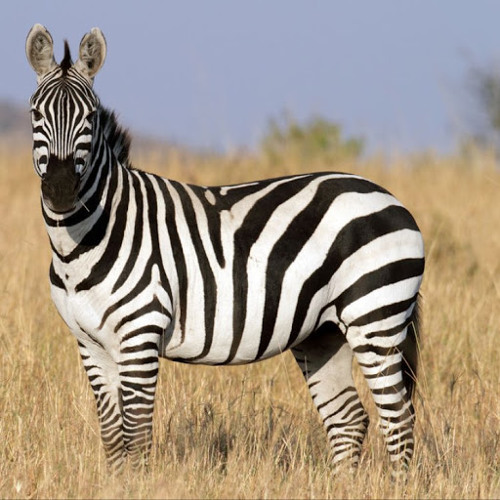
%> input picture examples/zebra_01.jpg, 500 x 500 px
$ octave --eval "edge_detection_demo;"   (GNU Octave 9; MATLAB toolbox functions it lacks are replaced by stand-ins)
%> lines starting %> are read from the running program, lines starting %| are printed output that depends on the picture; in (x1, y1, x2, y2) boxes, pixels count from 0 and x2, y2 are one past the last pixel; in counts of white or black regions, pixels touching at a corner belong together; the program's own positions count from 1
function edge_detection_demo()
% EDGE_DETECTION_DEMO Advanced edge detection algorithm demonstration
%
% This function demonstrates a multi-scale edge detection algorithm that
% combines Canny edge detection at different scales with morphological
% post-processing for robust edge detection in various image types.
%
% Features:
%   - Multi-scale Canny edge detection
%   - Automatic image format handling (RGB, grayscale, RGBA)
%   - Morphological noise reduction
%   - Comprehensive visualization and reporting
%   - Performance timing analysis
%
% Usage:
%   edge_detection_demo()
%
% Dependencies:
%   - MATLAB Image Processing Toolbox
%   - Test images in the current directory
%
% Author: [Your Name]
% Date: [Date]
% Version: 1.0

    % Display banner
    fprintf('=== Advanced Edge Detection Algorithm ===\n');
    fprintf('Multi-scale edge detection with morphological post-processing\n\n');

    % Test images (add your own image files here)
    test_images = {'zebra_01.jpg', 'woods.png'};

    % Process each test image
    for i = 1:length(test_images)
        if exist(test_images{i}, 'file')
            fprintf('Processing image %d: %s\n', i, test_images{i});
            process_image_edges(test_images{i});
        else
            fprintf('Image not found: %s (skipping)\n', test_images{i});
        end
    end

    fprintf('\nEdge detection processing complete.\n');
    fprintf('Results saved in individual output directories.\n');
end

function process_image_edges(image_path)
%> called with image_path = 'zebra_01.jpg'
% PROCESS_IMAGE_EDGES Process a single image with edge detection
%
% Inputs:
%   image_path - String path to the input image file
%
% Processing steps:
%   1. Load and format image
%   2. Apply multi-scale edge detection
%   3. Create visualization
%   4. Save results and generate report

    try
        % Load and prepare image
        I_raw = imread(image_path);
%> I_raw is the input picture: size 500x500x3 uint8; mean R, G, B 161, 148.4, 134.1
        I = im2double(I_raw);

        % Ensure RGB format for consistent processing
        I = ensure_rgb_format(I);
        [h, w, ~] = size(I);
%> h = 500; w = 500

        fprintf('  Image dimensions: %dx%d\n', h, w);
%|   Image dimensions: 500x500

        % Apply edge detection algorithm
        tic;
        edge_map = detect_refined_edges(I);
        processing_time = toc;

        fprintf('  Processing time: %.3f seconds\n', processing_time);

        % Create visualization
        create_edge_visualization(I, edge_map, image_path);

        % Save results
        save_edge_results(I, edge_map, image_path, processing_time);

        fprintf('  Results saved successfully\n\n');

    catch ME
        fprintf('  Error processing %s: %s\n', image_path, ME.message);
    end
end

function edge_map = detect_refined_edges(I)
% DETECT_REFINED_EDGES Main edge detection algorithm
%
% This function implements a multi-scale edge detection approach that
% combines Canny edge detection at multiple scales for robust edge
% detection across different image features.
%
% Algorithm steps:
%   1. Convert RGB to grayscale using luminance weights
%   2. Apply Canny edge detection at multiple scales (σ=1.0, 1.5)
%   3. Combine edge maps using logical OR
%   4. Apply morphological area opening to remove noise
%
% Inputs:
%   I - Input image (RGB double format)
%
% Outputs:
%   edge_map - Binary edge map (logical array)

    % Convert to grayscale for edge detection
    gray_img = safe_rgb2gray(I);
%> in safe_rgb2gray, `gray = 0.2989 * I(:,:,1) + 0.5870 * I(:,:,2) + 0.1140 * I(:,:,3);`:
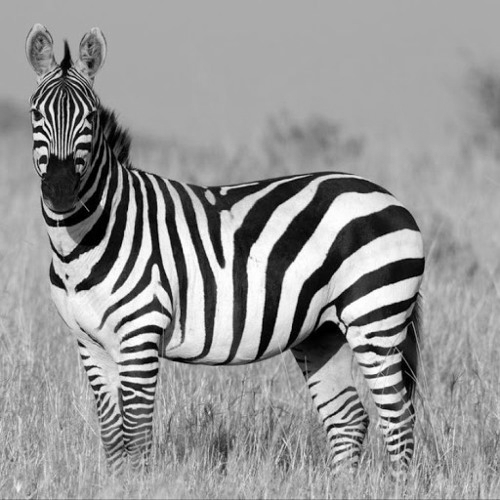
%> gray: size 500x500 double; min 0, max 1, mean 0.59

    % Multi-scale edge detection
    % Scale 1: Fine details (σ=1.0)
    edges1 = edge(gray_img, 'canny', [], 1.0);
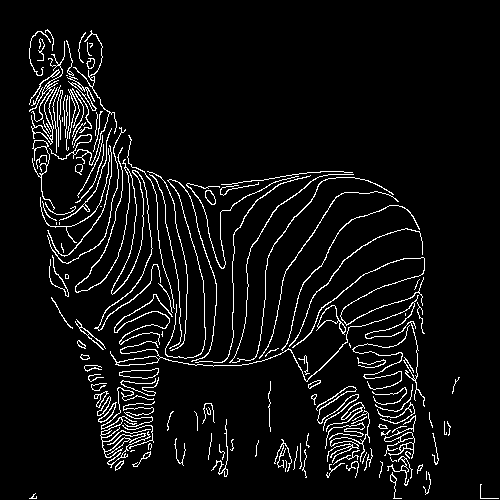
%> edges1: size 500x500 logical; 5.9% white in thin lines or dots, all inside (x1, y1, x2, y2) = (29, 29, 499, 499)

    % Scale 2: Broader features (σ=1.5)
    edges2 = edge(gray_img, 'canny', [], 1.5);
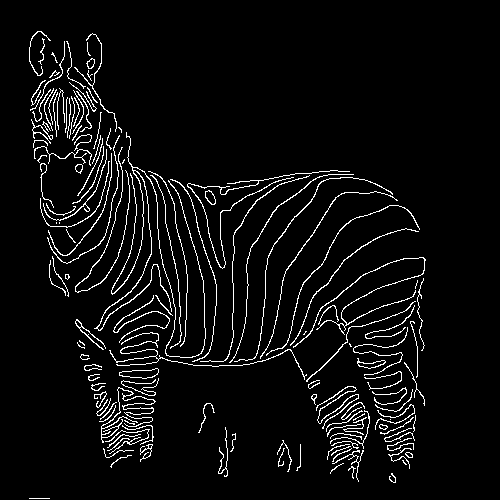
%> edges2: size 500x500 logical; 5.1% white in thin lines or dots, all inside (x1, y1, x2, y2) = (29, 31, 426, 499)

    % Combine edges from different scales
    edge_map = edges1 | edges2;
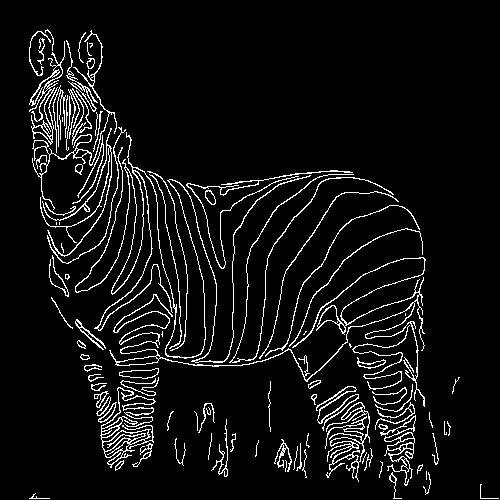
%> edge_map: size 500x500 logical; 6.6% white in thin lines or dots, all inside (x1, y1, x2, y2) = (29, 29, 499, 499)

    % Clean up edge map - remove small isolated edge fragments
    edge_map = bwareaopen(edge_map, 10);
end

function create_edge_visualization(I, edge_map, image_path)
% CREATE_EDGE_VISUALIZATION Create side-by-side visualization
%
% Creates a professional visualization showing the original image
% alongside the detected edge boundaries for comparison.

    [~, name, ~] = fileparts(image_path);

    % Create figure with appropriate size and layout
    figure('Name', sprintf('Edge Detection: %s', name), ...
           'Position', [100, 100, 1200, 500]);
    clf;

    % Original image (left panel)
    subplot(1, 2, 1);
    imshow(I);
    title('Original Image', 'FontSize', 16, 'FontWeight', 'bold');
    axis on;

    % Edge detection result (right panel)
    subplot(1, 2, 2);
    imshow(edge_map);
    title('Edge Boundaries', 'FontSize', 16, 'FontWeight', 'bold');
    axis on;

    % Add overall title
    sgtitle('Computer Vision: Edge Detection Analysis', ...
            'FontSize', 18, 'FontWeight', 'bold');

    % Force figure refresh
    drawnow;
end

function save_edge_results(I, edge_map, image_path, processing_time)
% SAVE_EDGE_RESULTS Save all results and generate report
%
% Saves the edge detection results, comparison images, and generates
% a comprehensive technical report of the processing.

    [~, name, ~] = fileparts(image_path);

    % Create output directory
    output_dir = sprintf('edge_results_%s', name);
    if ~exist(output_dir, 'dir')
        mkdir(output_dir);
    end

    % Save edge map
    imwrite(edge_map, fullfile(output_dir, 'edges.png'));

    % Save combined comparison image
    combined_image = create_combined_image(I, edge_map);
    imwrite(combined_image, fullfile(output_dir, 'comparison.png'));

    % Generate algorithm report
    create_algorithm_report(output_dir, image_path, processing_time);

    % Save current figure
    try
        saveas(gcf, fullfile(output_dir, 'visualization.png'));
    catch
        fprintf('  Warning: Could not save visualization figure\n');
    end
end

function combined_image = create_combined_image(original, edges)
% CREATE_COMBINED_IMAGE Create side-by-side combined image
%
% Creates a professional side-by-side comparison image suitable for
% portfolio presentation or technical documentation.

    [h, w, c] = size(original);
%> h = 500; w = 500; c = 3

    % Convert edge map to RGB for concatenation
    if size(edges, 3) == 1
        edges_rgb = cat(3, edges, edges, edges);
    else
        edges_rgb = edges;
    end

    % Create combined image with white separator
    separator_width = 2;
    combined_image = zeros(h, w*2 + separator_width, c);

    % Place original image
    combined_image(:, 1:w, :) = original;
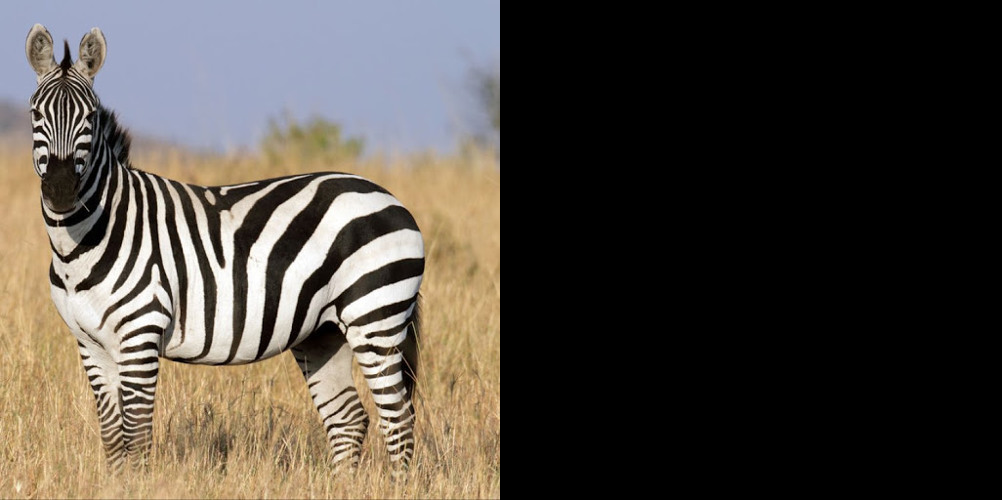
%> combined_image: size 500x1002x3 double; mean R, G, B 0.315, 0.29, 0.262

    % Add white separator
    combined_image(:, w+1:w+separator_width, :) = 1;

    % Place edge detection result
    combined_image(:, w+separator_width+1:end, :) = edges_rgb;
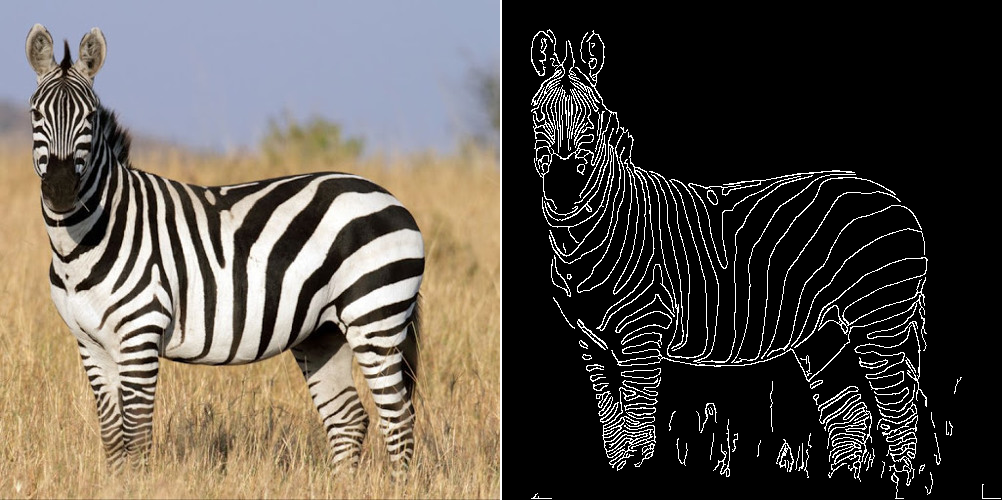
%> combined_image: size 500x1002x3 double; mean R, G, B 0.35, 0.325, 0.297
end

function create_algorithm_report(output_dir, image_path, processing_time)
% CREATE_ALGORITHM_REPORT Generate comprehensive technical report
%
% Creates a detailed technical report documenting the algorithm,
% parameters, and results for professional documentation.

    report_file = fullfile(output_dir, 'edge_detection_report.txt');
    fid = fopen(report_file, 'w');

    if fid == -1
        fprintf('  Warning: Could not create report file\n');
        return;
    end

    % Write comprehensive report
    fprintf(fid, 'Advanced Edge Detection Algorithm Report\n');
    fprintf(fid, '=======================================\n\n');
    fprintf(fid, 'Input Image: %s\n', image_path);
    fprintf(fid, 'Processing Date: %s\n', datestr(now));
    fprintf(fid, 'Processing Time: %.4f seconds\n\n', processing_time);

    fprintf(fid, 'Algorithm Description:\n');
    fprintf(fid, '---------------------\n');
    fprintf(fid, 'Multi-scale Canny edge detection with morphological post-processing\n\n');
    fprintf(fid, 'Processing Steps:\n');
    fprintf(fid, '1. RGB to grayscale conversion using standard luminance weights\n');
    fprintf(fid, '   Y = 0.2989*R + 0.5870*G + 0.1140*B\n');
    fprintf(fid, '2. Multi-scale Canny edge detection:\n');
    fprintf(fid, '   - Scale 1: σ = 1.0 (fine details)\n');
    fprintf(fid, '   - Scale 2: σ = 1.5 (broader features)\n');
    fprintf(fid, '3. Logical OR combination of edge maps\n');
    fprintf(fid, '4. Morphological area opening (minimum area: 10 pixels)\n\n');

    fprintf(fid, 'Technical Features:\n');
    fprintf(fid, '------------------\n');
    fprintf(fid, '- Multi-scale approach for robust edge detection\n');
    fprintf(fid, '- Handles various image formats (RGB, grayscale, RGBA)\n');
    fprintf(fid, '- Morphological post-processing for noise reduction\n');
    fprintf(fid, '- Preserves fine details while removing artifacts\n');
    fprintf(fid, '- Automatic threshold selection via Canny algorithm\n\n');

    fprintf(fid, 'Applications:\n');
    fprintf(fid, '------------\n');
    fprintf(fid, '- Object boundary detection and recognition\n');
    fprintf(fid, '- Image preprocessing for segmentation algorithms\n');
    fprintf(fid, '- Feature extraction for computer vision systems\n');
    fprintf(fid, '- Medical image analysis and diagnosis\n');
    fprintf(fid, '- Industrial quality control and inspection\n');
    fprintf(fid, '- Autonomous vehicle perception systems\n\n');

    fprintf(fid, 'Performance Characteristics:\n');
    fprintf(fid, '---------------------------\n');
    fprintf(fid, '- Computational complexity: O(n*m) where n,m are image dimensions\n');
    fprintf(fid, '- Memory usage: Linear with image size\n');
    fprintf(fid, '- Suitable for real-time applications on modern hardware\n');
    fprintf(fid, '- Scalable to high-resolution images\n');

    fclose(fid);
end

% Utility functions for image processing
function I_rgb = ensure_rgb_format(I)
% ENSURE_RGB_FORMAT Convert any image format to RGB
%
% Handles various input formats and converts them to consistent
% RGB format for uniform processing.

    if ndims(I) == 2
        % 2D grayscale to RGB
        I_rgb = cat(3, I, I, I);
    elseif size(I, 3) == 1
        % 3D single channel to RGB
        I_rgb = repmat(I, [1, 1, 3]);
    elseif size(I, 3) == 3
        % Already RGB
        I_rgb = I;
    elseif size(I, 3) == 4
        % RGBA - remove alpha channel
        I_rgb = I(:, :, 1:3);
    else
        error('Unsupported image format: %d channels', size(I, 3));
    end
end

function gray = safe_rgb2gray(I)
% SAFE_RGB2GRAY Safe RGB to grayscale conversion
%
% Performs RGB to grayscale conversion using standard luminance weights
% with fallback handling for various input formats.

    if size(I, 3) == 3
        % Standard RGB to grayscale conversion
        gray = 0.2989 * I(:,:,1) + 0.5870 * I(:,:,2) + 0.1140 * I(:,:,3);
    elseif size(I, 3) == 1
        % Already grayscale
        gray = I(:,:,1);
    else
        % Fallback: use first channel
        gray = I(:,:,1);
    end
end
